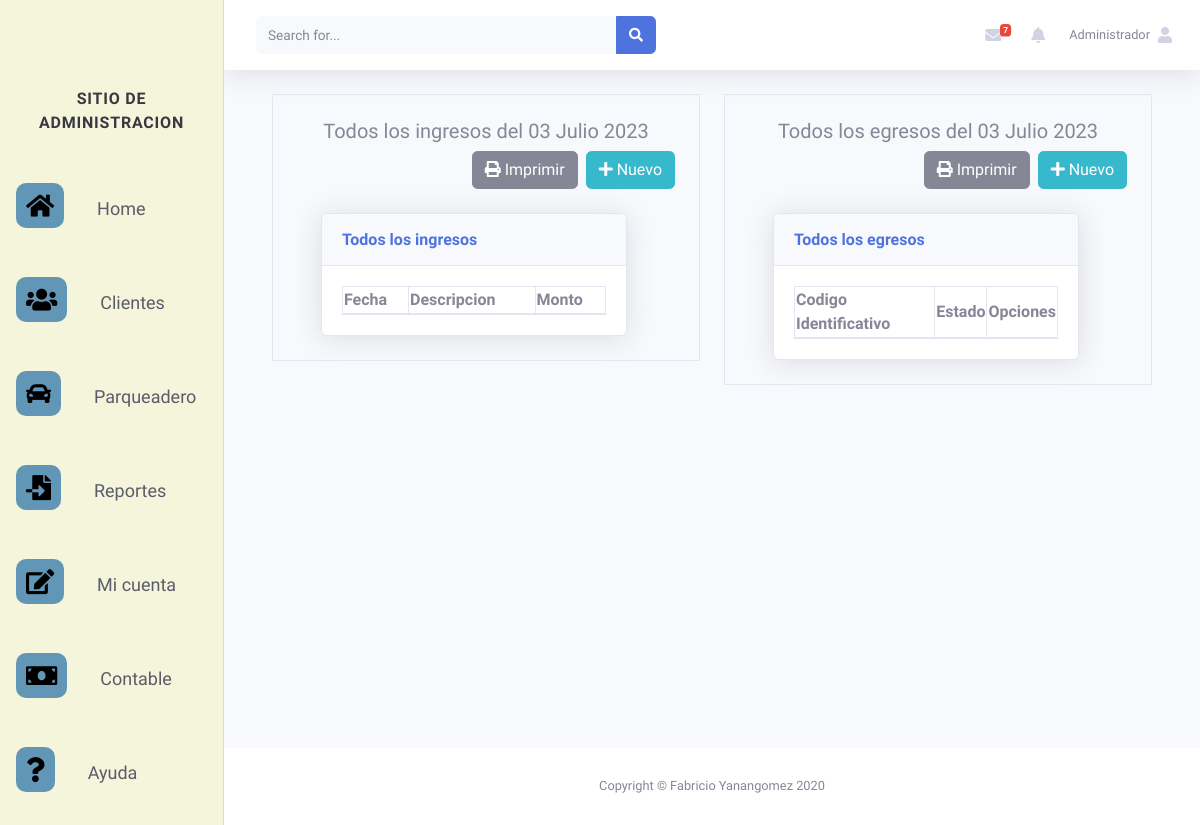
/contable/, run on an earlier commit of the app's database.
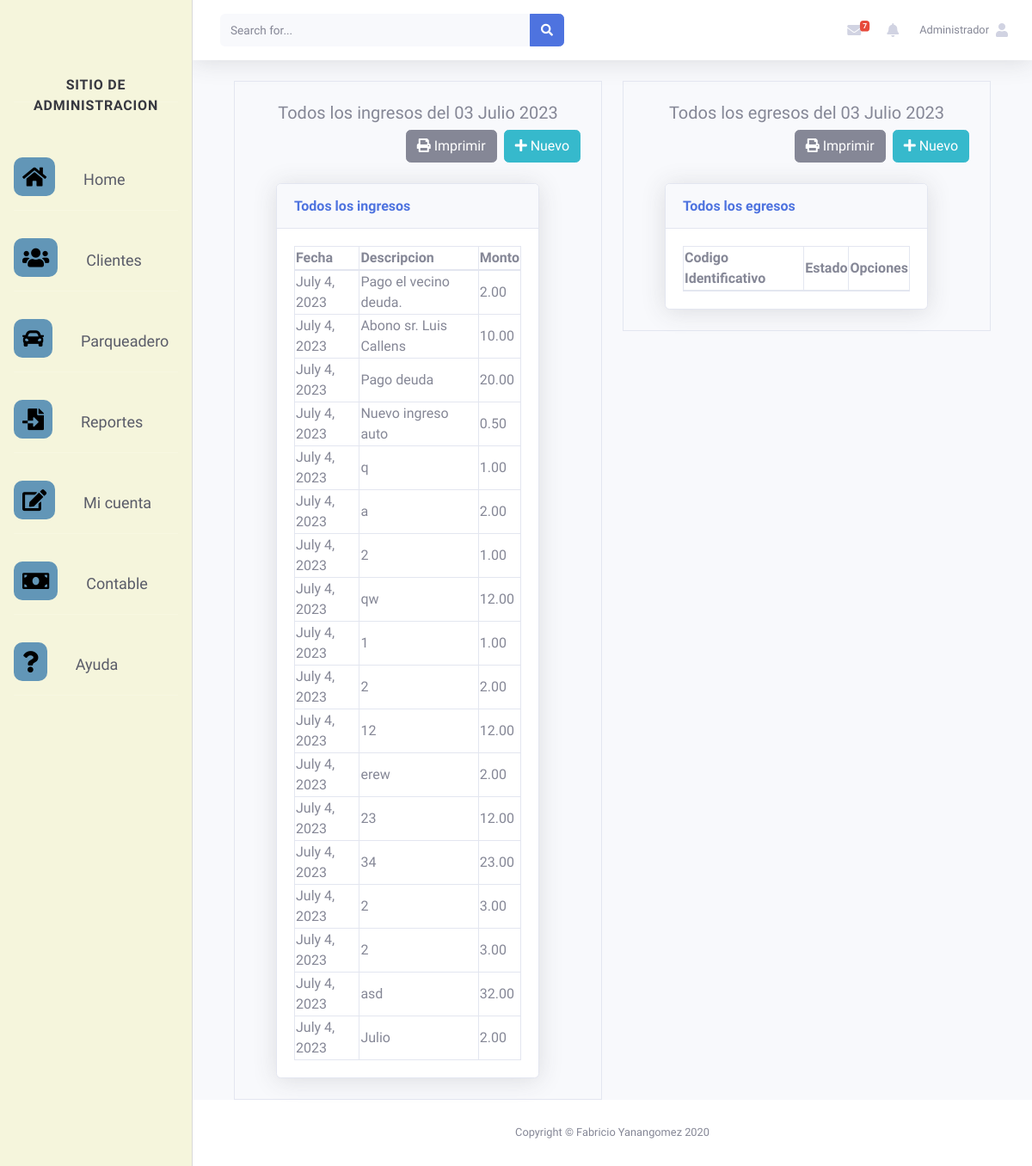
And on a later commit of the database.
### core/models.py (models this page shows, shortened)
class Ingreso (models.Model):
    monto = models.DecimalField(max_digits=4, decimal_places=2, blank=True)
    descripcion = models.CharField(max_length=450)
    fechaCreacion = models.DateField(datetime.now())

### core/views.py (the view)
# urls.py: path('contable/',view_contable_home,name="page-contable"),
def view_contable_home(request):
    ingresos = Ingreso.objects.all()
    contexto={
        'ingresos': ingresos
    }
    return render(request,'SystemParking/contable-home.html',contexto)

### core/templates/SystemParking/contable-home.html (shortened to what this page needs)
{% extends 'SystemParking/base.html' %}
{% block  content %}
<div class="container-fluid ">
    <div class="row">
        <div class="col">
            <div class="container border round  ">
                <h5 class="text-center mt-4">Todos los ingresos del 03 Julio 2023</h5>
                <div class="d-flex flex-row-reverse between">
                    <button type="button" class="btn btn-info ml-2" onclick="modal_nuevo('{% url 'page-ingreso' %}')"> <i class="fas fa-plus"></i> Nuevo</button>
                    <button type="button" class="btn btn-secondary "> <i class="fas fa-print"></i> Imprimir </button>
                </div>
                <div class="container mt-4">
                                    <div class="card shadow mb-4 mr-4">
                        <div class="card-header py-3">
                            <h6 class="m-0 font-weight-bold text-primary">Todos los ingresos</h6>
                        </div>
                        <div class="card-body">
                            <div class="table-responsive">
                                <table class="table1 table-bordered " id="example" width="100%" cellspacing="0">
                                    <thead>
                                        <tr>
                                            <th>Fecha</th>
                                            <th> Descripcion</th>
                                            <th>Monto</th>
                                        </tr>
                                    </thead>
                                    <tbody>
                                        {% for item in ingresos %}
                                        <tr>
                                            <td>{{item.fechaCreacion}}</td>
                                            <td>{{item.descripcion}}</td>
                                            <td>{{item.monto}}</td>
                                        </tr>
                                    {% endfor %}
                                    </tbody>
                                </table>
                            </div>
                        </div>
                    </div>
                </div>
            </div>
        </div>
        <div class="col">
            <div class="container border round  ">
                <h5 class="text-center mt-4">Todos los egresos del 03 Julio 2023</h5>
                <div class="d-flex flex-row-reverse between">
                    <button type="button" class="btn btn-info ml-2"> <i class="fas fa-plus"></i> Nuevo</button>
                    <button type="button" class="btn btn-secondary "> <i class="fas fa-print"></i>
 Imprimir</button>
                </div>
                <div class="container mt-4">
                                    <div class="card shadow mb-4 mr-4">
                        <div class="card-header py-3">
                            <h6 class="m-0 font-weight-bold text-primary">Todos los egresos</h6>
                        </div>
                        <div class="card-body">
                            <div class="table-responsive">
                                <table class="tabla2 table-bordered " id="tableEgresos" width="100%" cellspacing="0">
                                    <thead>
                                        <tr>
                                            <th>Codigo Identificativo</th>
                                            <th> Estado</th>
                                            <th>Opciones</th>
                                        </tr>
                                    </thead>
                                </table>
                            </div>
                        </div>
                    </div>
                </div>
            </div>
        </div>
    </div>
</div>
{% endblock %}

### core/templates/SystemParking/base.html (shortened to what this page needs)
<!DOCTYPE html>
<html lang="en">
<head>
    {% load static %}
    <link href="{% static 'utils/vendor/fontawesome-free/css/all.min.css' %}" rel="stylesheet" type="text/css">
  <link rel="stylesheet" href="https://cdnjs.cloudflare.com/ajax/libs/font-awesome/5.15.3/css/all.min.css" />
    <link href="{% static 'utils/css/sb-admin-2.min.css' %}" rel="stylesheet">
    <link href="{% static 'utils/vendor/datatables/dataTables.bootstrap4.min.css' %}" rel="stylesheet">
</head>
<body id="page-top">
    <div id="wrapper">
        <ul class="navbar-nav sidebar sidebar-dark accordion" id="accordionSidebar" style="background-color: #F5F5DC; border-right: 1px solid #D9D9D9;">
            <a class="sidebar-brand d-flex align-items-center justify-content-center text-dark" href="index.html">
                <div class="sidebar-brand-text mx-3" style="margin-top: 80%; ">Sitio de administracion </div>
            </a>
            <hr class="sidebar-divider my-5">
            <li class="nav-item" >
                <a class="nav-link">
                    <i class="fas fa-home" style="font-size: 25px; background-color: #6296B7; border: none; border-radius: 10px; padding: 10px; color: black"></i>
                    <span class="text-dark" style="margin-left:25px; font-size: 18px;">Home</span></a>
            </li>
            <hr class="sidebar-divider">
            <li class="nav-item" >
                <a class="nav-link">
                    <i class="fas fa-users" style="font-size: 25px; background-color: #6296B7; border: none; border-radius: 10px; padding: 10px; color: black"></i>
                    <span class="text-dark" style="margin-left:25px; font-size: 18px;">Clientes</span></a>
            </li>
            <hr class="sidebar-divider">
            <li class="nav-item" >
                <a class="nav-link">
                    <i class="fas fa-car" style="font-size: 25px; background-color: #6296B7; border: none; border-radius: 10px; padding: 10px; color: black"></i>
                    <span class="text-dark" style="margin-left:25px; font-size: 18px;">Parqueadero</span></a>
            </li>
            <hr class="sidebar-divider">
            <li class="nav-item" >
                <a class="nav-link">
                    <i class="fas fa-file-import" style="font-size: 25px; background-color: #6296B7; border: none; border-radius: 10px; padding: 10px; color: black"></i>
                    <span class="text-dark" style="margin-left:25px; font-size: 18px;">Reportes</span></a>
            </li>
            <hr class="sidebar-divider">
            <li class="nav-item" >
                <a class="nav-link">
                    <i class="fas fa-edit" style="font-size: 25px; background-color: #6296B7; border: none; border-radius: 10px; padding: 10px; color: black"></i>
                    <span class="text-dark" style="margin-left:25px; font-size: 18px;">Mi cuenta</span></a>
            </li>
            <hr class="sidebar-divider">
            <li class="nav-item" >
                <a class="nav-link">
                    <i class="fas fa-money-bill" style="font-size: 25px; background-color: #6296B7; border: none; border-radius: 10px; padding: 10px; color: black"></i>
                    <span class="text-dark" style="margin-left:25px; font-size: 18px;">Contable</span></a>
            </li>
            <hr class="sidebar-divider">
            <li class="nav-item" >
                <a class="nav-link">
                    <i class="fas fa-question" style="font-size: 25px; background-color: #6296B7; border: none; border-radius: 10px; padding: 10px; color: black"></i>
                    <span class="text-dark" style="margin-left:25px; font-size: 18px;"> Ayuda</span></a>
            </li>
            <hr class="sidebar-divider">
        </ul>
        <div id="content-wrapper" class="d-flex flex-column">
            <div id="content">
                {% include 'SystemParking/navbar.html' %}
                <div class="container-fluid">
                    {% block content%}
                    {% endblock %}
                </div>
            </div>
            <footer class="sticky-footer bg-white">
                <div class="container my-auto">
                    <div class="copyright text-center my-auto">
                        <span>Copyright &copy; Fabricio Yanangomez 2020</span>
                    </div>
                </div>
            </footer>
        </div>
    </div>
</body>
</html>

### core/templates/SystemParking/navbar.html (shortened to what this page needs)
<div>
                    <nav class="navbar navbar-expand navbar-light bg-white topbar mb-4 static-top shadow">
                    <form
                        class="d-none d-sm-inline-block form-inline mr-auto ml-md-3 my-2 my-md-0 mw-100 navbar-search">
                        <div class="input-group">
                            <input type="text" class="form-control bg-light border-0 small" placeholder="Search for..."
                                aria-label="Search" aria-describedby="basic-addon2">
                            <div class="input-group-append">
                                <button class="btn btn-primary" type="button">
                                    <i class="fas fa-search fa-sm"></i>
                                </button>
                            </div>
                        </div>
                    </form>
                    <ul class="navbar-nav ml-auto">
                        <li class="nav-item dropdown no-arrow mx-1">
                            <a class="nav-link dropdown-toggle" href="#" id="messagesDropdown" role="button"
                                data-toggle="dropdown" aria-haspopup="true" aria-expanded="false">
                                <i class="fas fa-envelope fa-fw"></i>
                                <span class="badge badge-danger badge-counter">7</span>
                            </a>
                        </li>
                        <li class="nav-item dropdown no-arrow">
                            <a class="nav-link dropdown-toggle" href="#" id="userDropdown" role="button"
                                data-toggle="dropdown" aria-haspopup="true" aria-expanded="false">
                                <i class="fas fa-bell" ></i>
                            </a>
                        </li>
<li class="nav-item dropdown no-arrow">
                            <a class="nav-link dropdown-toggle" href="#" id="userDropdowan" role="button"
                                data-toggle="dropdown" aria-haspopup="true" aria-expanded="false">
                                <span class="mr-2 d-none d-lg-inline text-gray-600 small">Administrador</span>
                                <i class="fas fa-user" ></i>
                            </a>
                    </ul>
                </nav>
</div>

What changed in the data, as far as the page shows it:
added Ingreso: fechaCreacion "July 4, 2023", descripcion "Pago el vecino deuda.", monto "2.00"
added Ingreso: fechaCreacion "July 4, 2023", descripcion "Abono sr. Luis Callens", monto "10.00"
added Ingreso: fechaCreacion "July 4, 2023", descripcion "Pago deuda", monto "20.00"
added Ingreso: fechaCreacion "July 4, 2023", descripcion "Nuevo ingreso auto", monto "0.50"
added Ingreso: fechaCreacion "July 4, 2023", descripcion "q", monto "1.00"
added Ingreso: fechaCreacion "July 4, 2023", descripcion "a", monto "2.00"
added Ingreso: fechaCreacion "July 4, 2023", descripcion "2", monto "1.00"
added Ingreso: fechaCreacion "July 4, 2023", descripcion "qw", monto "12.00"
added Ingreso: fechaCreacion "July 4, 2023", descripcion "1", monto "1.00"
added Ingreso: fechaCreacion "July 4, 2023", descripcion "2", monto "2.00"
added Ingreso: fechaCreacion "July 4, 2023", descripcion "12", monto "12.00"
added Ingreso: fechaCreacion "July 4, 2023", descripcion "erew", monto "2.00"
added Ingreso: fechaCreacion "July 4, 2023", descripcion "23", monto "12.00"
added Ingreso: fechaCreacion "July 4, 2023", descripcion "34", monto "23.00"
added Ingreso: fechaCreacion "July 4, 2023", descripcion "2", monto "3.00"
added Ingreso: fechaCreacion "July 4, 2023", descripcion "2", monto "3.00"
added Ingreso: fechaCreacion "July 4, 2023", descripcion "asd", monto "32.00"
added Ingreso: fechaCreacion "July 4, 2023", descripcion "Julio", monto "2.00"
